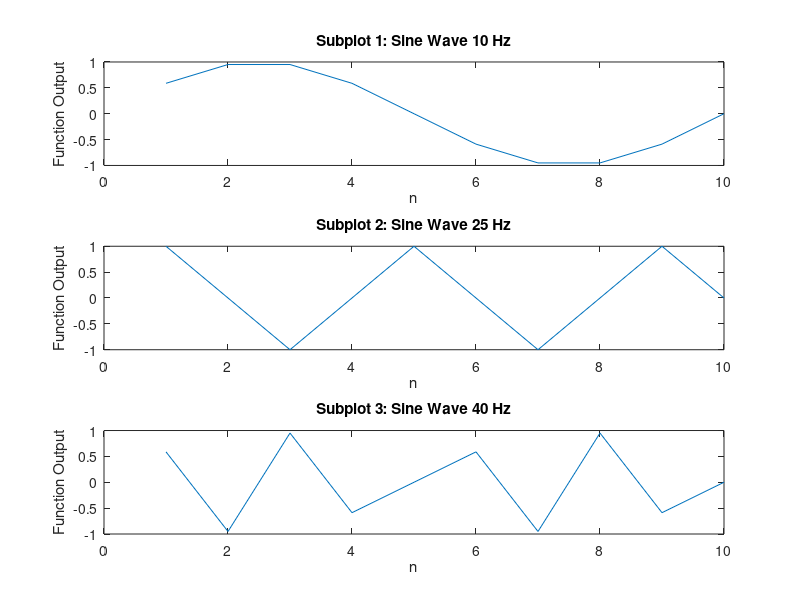
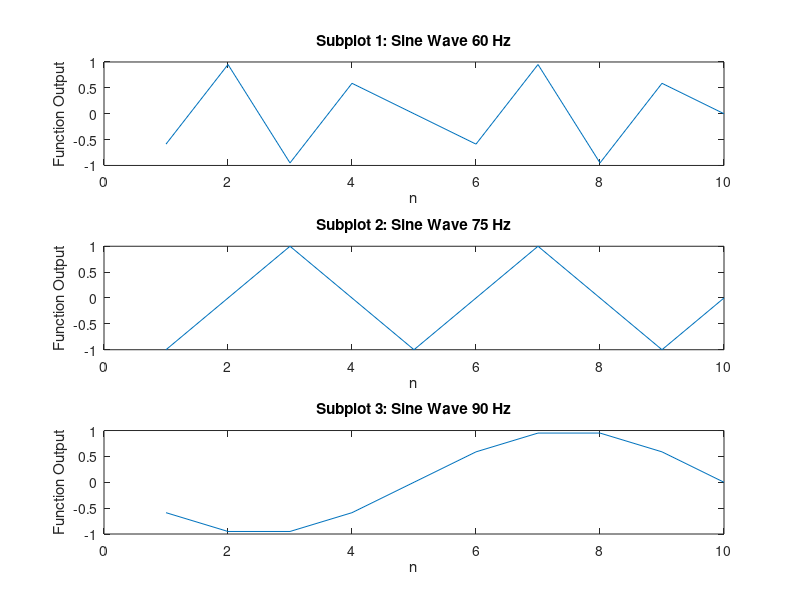

The MATLAB script that drew these images, in order:
%%%%%%%%%%%%%%%%%%%%%%%%%%%%%%%%%%%%%%%%%%%%%%%%%%%%%%%%%%
% Digital Signal Processing Lab 1
% Program Author: Brandon Salamone
% Submitted to: Dr. Ramachandran and Dima Dera
% Date: 1/25/2018
%%%%%%%%%%%%%%%%%%%%%%%%%%%%%%%%%%%%%%%%%%%%%%%%%%%%%%%%%%
ts = 0.01;                       % Sampling period ts = 1/fs = 1/100 = 0.01
f = [10 25 40 60 75 90];         % Matrix of frequencies
for n = 1:10;                    % Take 10 samples (n=1 to n=10)
%%%%%%%%%%%%%%%%%%%%%%%%%%%%%%%%%%%%%%%%%%%%%%%%%%%%%%%%%%
% Subplot 1: f = 10 hz
subplot(3,1,1);
x10(n) = sin(2*pi*f(1)*n*ts);
plot(x10);
title('Subplot 1: Sine Wave 10 Hz');
xlabel('n');
ylabel('Function Output');
%%%%%%%%%%%%%%%%%%%%%%%%%%%%%%%%%%%%%%%%%%%%%%%%%%%%%%%%%%
% Subplot 2: f = 25 hz
subplot(3,1,2);
x25(n) = sin(2*pi*f(2)*n*ts);
plot(x25);
title('Subplot 2: Sine Wave 25 Hz');
xlabel('n');
ylabel('Function Output');
%%%%%%%%%%%%%%%%%%%%%%%%%%%%%%%%%%%%%%%%%%%%%%%%%%%%%%%%%%
% Subplot 3: f = 40 hz
subplot(3,1,3);
x40(n) = sin(2*pi*f(3)*n*ts);
plot(x40);
title('Subplot 3: Sine Wave 40 Hz');
xlabel('n');
ylabel('Function Output');
end
%%%%%%%%%%%%%%%%%%%%%%%%%%%%%%%%%%%%%%%%%%%%%%%%%%%%%%%%%%
% Start a new figure for part b of the lab
figure;
for n=1:10                             % Again vary n from 1 to 10
%%%%%%%%%%%%%%%%%%%%%%%%%%%%%%%%%%%%%%%%%%%%%%%%%%%%%%%%%%
% Subplot 4: f = 60 hz
subplot(3,1,1);
x60(n) = sin(2*pi*f(4)*n*ts);
plot(x60);
title('Subplot 1: Sine Wave 60 Hz');
xlabel('n');
ylabel('Function Output');
%%%%%%%%%%%%%%%%%%%%%%%%%%%%%%%%%%%%%%%%%%%%%%%%%%%%%%%%%%
% Subplot 5: f = 75 hz
subplot(3,1,2);
x75(n) = sin(2*pi*f(5)*n*ts);
plot(x75);
title('Subplot 2: Sine Wave 75 Hz');
xlabel('n');
ylabel('Function Output');
%%%%%%%%%%%%%%%%%%%%%%%%%%%%%%%%%%%%%%%%%%%%%%%%%%%%%%%%%%
% Subplot 6: f = 90 hz
subplot(3,1,3);
x90(n) = sin(2*pi*f(6)*n*ts);
plot(x90);
title('Subplot 3: Sine Wave 90 Hz');
xlabel('n');
ylabel('Function Output');
end
%%%%%%%%%%%%%%%%%%%%%%%%%%%%%%%%%%%%%%%%%%%%%%%%%%%%%%%%%%%